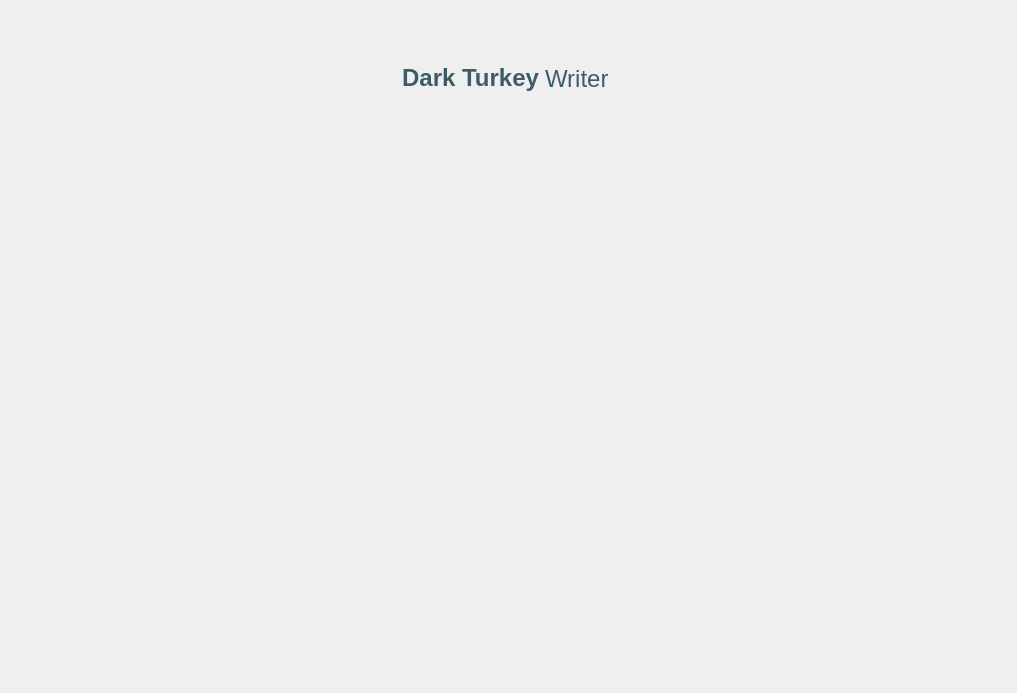
<?xml version="1.0" encoding="UTF-8"?>
<ui version="4.0">
 <class>optionWindow</class>
 <widget class="QMainWindow" name="optionWindow">
  <property name="geometry">
   <rect>
    <x>0</x>
    <y>0</y>
    <width>1017</width>
    <height>693</height>
   </rect>
  </property>
  <property name="palette">
   <palette>
    <active>
     <colorrole role="WindowText">
      <brush brushstyle="SolidPattern">
       <color alpha="255">
        <red>0</red>
        <green>0</green>
        <blue>0</blue>
       </color>
      </brush>
     </colorrole>
    </active>
    <inactive>
     <colorrole role="WindowText">
      <brush brushstyle="SolidPattern">
       <color alpha="255">
        <red>0</red>
        <green>0</green>
        <blue>0</blue>
       </color>
      </brush>
     </colorrole>
    </inactive>
    <disabled>
     <colorrole role="WindowText">
      <brush brushstyle="SolidPattern">
       <color alpha="255">
        <red>120</red>
        <green>120</green>
        <blue>120</blue>
       </color>
      </brush>
     </colorrole>
    </disabled>
   </palette>
  </property>
  <property name="font">
   <font>
    <family>MS Sans Serif</family>
   </font>
  </property>
  <property name="windowTitle">
   <string>optionWindow</string>
  </property>
  <property name="animated">
   <bool>true</bool>
  </property>
  <property name="documentMode">
   <bool>false</bool>
  </property>
  <property name="tabShape">
   <enum>QTabWidget::Triangular</enum>
  </property>
  <widget class="QWidget" name="centralwidget">
   <property name="enabled">
    <bool>true</bool>
   </property>
   <property name="font">
    <font>
     <family>Arial</family>
     <pointsize>14</pointsize>
     <weight>50</weight>
     <bold>false</bold>
    </font>
   </property>
   <widget class="QWidget" name="horizontalLayoutWidget">
    <property name="geometry">
     <rect>
      <x>9</x>
      <y>10</y>
      <width>991</width>
      <height>671</height>
     </rect>
    </property>
    <layout class="QHBoxLayout" name="mainLayoutH" stretch="1,1,1">
     <item>
      <spacer name="mainSpacerL">
       <property name="orientation">
        <enum>Qt::Horizontal</enum>
       </property>
       <property name="sizeHint" stdset="0">
        <size>
         <width>0</width>
         <height>0</height>
        </size>
       </property>
      </spacer>
     </item>
     <item>
      <layout class="QVBoxLayout" name="centerLayoutV" stretch="0,1,10">
       <item>
        <spacer name="centerSpacerU">
         <property name="orientation">
          <enum>Qt::Vertical</enum>
         </property>
         <property name="sizeHint" stdset="0">
          <size>
           <width>20</width>
           <height>40</height>
          </size>
         </property>
        </spacer>
       </item>
       <item>
        <layout class="QHBoxLayout" name="titleLayoutH">
         <item>
          <spacer name="titleSpacerL">
           <property name="orientation">
            <enum>Qt::Horizontal</enum>
           </property>
           <property name="sizeHint" stdset="0">
            <size>
             <width>40</width>
             <height>20</height>
            </size>
           </property>
          </spacer>
         </item>
         <item>
          <widget class="QLabel" name="titleLblL">
           <property name="palette">
            <palette>
             <active>
              <colorrole role="WindowText">
               <brush brushstyle="SolidPattern">
                <color alpha="255">
                 <red>62</red>
                 <green>91</green>
                 <blue>105</blue>
                </color>
               </brush>
              </colorrole>
             </active>
             <inactive>
              <colorrole role="WindowText">
               <brush brushstyle="SolidPattern">
                <color alpha="255">
                 <red>62</red>
                 <green>91</green>
                 <blue>105</blue>
                </color>
               </brush>
              </colorrole>
             </inactive>
             <disabled>
              <colorrole role="WindowText">
               <brush brushstyle="SolidPattern">
                <color alpha="255">
                 <red>120</red>
                 <green>120</green>
                 <blue>120</blue>
                </color>
               </brush>
              </colorrole>
             </disabled>
            </palette>
           </property>
           <property name="font">
            <font>
             <family>Arial</family>
             <pointsize>18</pointsize>
             <weight>75</weight>
             <bold>true</bold>
            </font>
           </property>
           <property name="text">
            <string>Dark Turkey</string>
           </property>
           <property name="textFormat">
            <enum>Qt::RichText</enum>
           </property>
           <property name="alignment">
            <set>Qt::AlignRight|Qt::AlignTrailing|Qt::AlignVCenter</set>
           </property>
           <property name="wordWrap">
            <bool>false</bool>
           </property>
          </widget>
         </item>
         <item>
          <widget class="QLabel" name="titleLblR">
           <property name="palette">
            <palette>
             <active>
              <colorrole role="WindowText">
               <brush brushstyle="SolidPattern">
                <color alpha="255">
                 <red>62</red>
                 <green>91</green>
                 <blue>105</blue>
                </color>
               </brush>
              </colorrole>
             </active>
             <inactive>
              <colorrole role="WindowText">
               <brush brushstyle="SolidPattern">
                <color alpha="255">
                 <red>62</red>
                 <green>91</green>
                 <blue>105</blue>
                </color>
               </brush>
              </colorrole>
             </inactive>
             <disabled>
              <colorrole role="WindowText">
               <brush brushstyle="SolidPattern">
                <color alpha="255">
                 <red>120</red>
                 <green>120</green>
                 <blue>120</blue>
                </color>
               </brush>
              </colorrole>
             </disabled>
            </palette>
           </property>
           <property name="font">
            <font>
             <family>Arial</family>
             <pointsize>18</pointsize>
             <weight>50</weight>
             <bold>false</bold>
            </font>
           </property>
           <property name="text">
            <string>Writer</string>
           </property>
          </widget>
         </item>
         <item>
          <spacer name="titleSpacerR">
           <property name="orientation">
            <enum>Qt::Horizontal</enum>
           </property>
           <property name="sizeHint" stdset="0">
            <size>
             <width>40</width>
             <height>20</height>
            </size>
           </property>
          </spacer>
         </item>
        </layout>
       </item>
       <item>
        <spacer name="centerSpacerD">
         <property name="orientation">
          <enum>Qt::Vertical</enum>
         </property>
         <property name="sizeHint" stdset="0">
          <size>
           <width>20</width>
           <height>40</height>
          </size>
         </property>
        </spacer>
       </item>
      </layout>
     </item>
     <item>
      <spacer name="mainSpacerR">
       <property name="orientation">
        <enum>Qt::Horizontal</enum>
       </property>
      </spacer>
     </item>
    </layout>
   </widget>
  </widget>
 </widget>
 <resources/>
 <connections/>
</ui>
